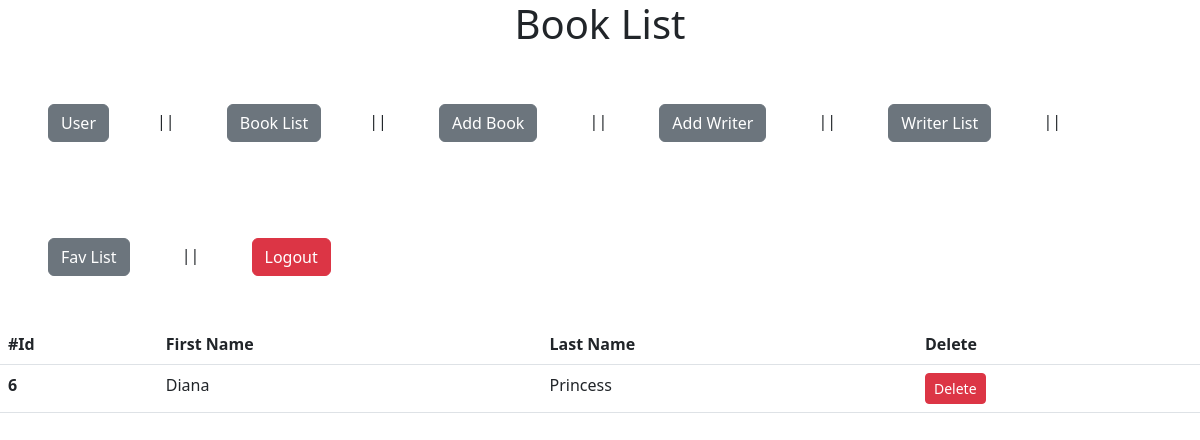
Before: /writerList/ (signed in) with the older database file.
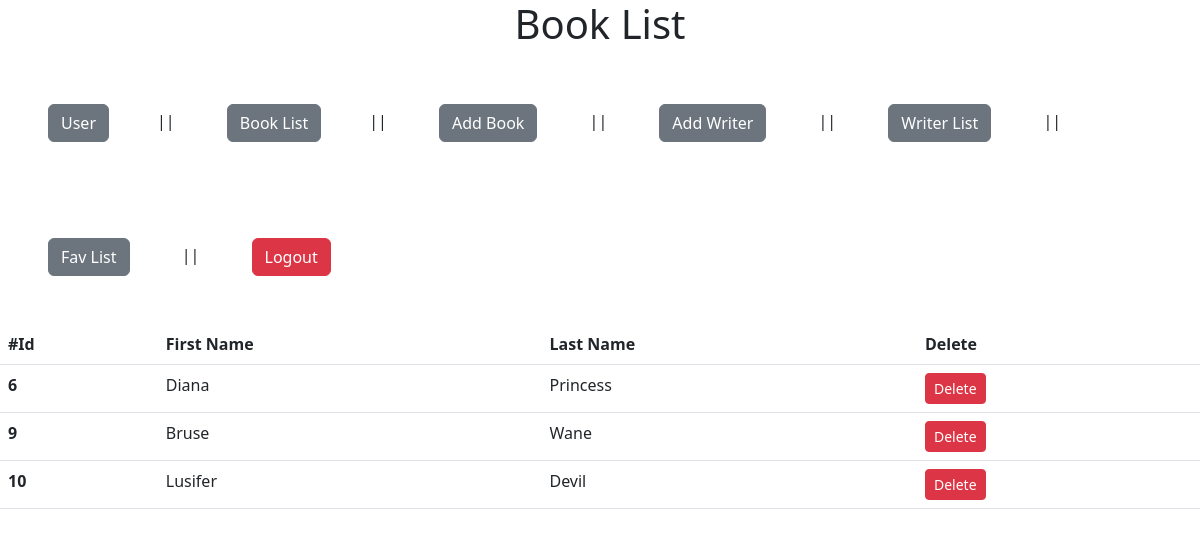
After: the same page with the newer database file.
### book/models.py (models this page shows, shortened)
class Writer(models.Model):
    first_name=models.CharField(max_length=10,unique=True)
    last_name=models.CharField(max_length=10)
    age=models.CharField(max_length=2,null=True)
    birthday=models.DateField(null=True)

### book/views.py (the view)
# urls.py: path('writerList/',views.writerList,name='writerList'),
@login_required(login_url='login')
def writerList(request):
    writers=Writer.objects.all()
    context={'writers':writers}
    return render(request, "writer/writerList.html",context)

### templates/writer/writerList.html
{% extends 'main.html' %} {% block context %}
<h1 class="text-center">Book List</h1>
{% include 'nav.html' %}
<div>
  <div>
    <table class="table">
      <thead>
        <tr>
          <th scope="col">#Id</th>
          <th scope="col">First Name</th>
          <th scope="col">Last Name</th>
          <th scope="col">Delete</th>
        </tr>
      </thead>
      <tbody>
        {% for writer in writers %}
        <tr>
          <th scope="row">{{writer.id}}</th>
          <td>{{writer.first_name}}</td>
          <td>{{writer.last_name}}</td>
          <td>
            <a
              class="btn btn-sm btn-danger"
              href="{% url 'deleteWriter' writer.id %}"
              >Delete</a
            >
          </td>
        </tr>
        {% endfor %}
      </tbody>
    </table>
  </div>
</div>
{% endblock context %}

Changed rows visible on the page:
added Writer: id "9", first_name "Bruse", last_name "Wane"
added Writer: id "10", first_name "Lusifer", last_name "Devil"
